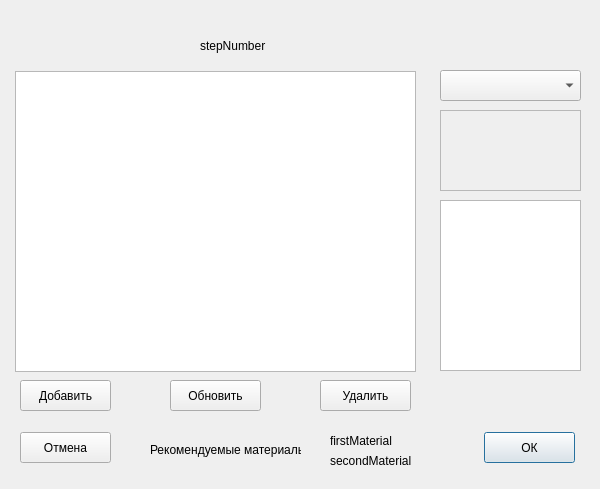
<?xml version="1.0" encoding="UTF-8"?>
<ui version="4.0">
 <class>Dialog</class>
 <widget class="QDialog" name="Dialog">
  <property name="geometry">
   <rect>
    <x>0</x>
    <y>0</y>
    <width>600</width>
    <height>489</height>
   </rect>
  </property>
  <property name="windowTitle">
   <string>Выбор материала</string>
  </property>
  <property name="sizeGripEnabled">
   <bool>false</bool>
  </property>
  <widget class="QLabel" name="label">
   <property name="geometry">
    <rect>
     <x>200</x>
     <y>20</y>
     <width>171</width>
     <height>51</height>
    </rect>
   </property>
   <property name="text">
    <string>stepNumber</string>
   </property>
   <property name="wordWrap">
    <bool>true</bool>
   </property>
  </widget>
  <widget class="QComboBox" name="comboBox">
   <property name="geometry">
    <rect>
     <x>440</x>
     <y>70</y>
     <width>141</width>
     <height>31</height>
    </rect>
   </property>
  </widget>
  <widget class="QTextEdit" name="textEdit">
   <property name="geometry">
    <rect>
     <x>440</x>
     <y>200</y>
     <width>141</width>
     <height>171</height>
    </rect>
   </property>
  </widget>
  <widget class="QLabel" name="label_2">
   <property name="geometry">
    <rect>
     <x>150</x>
     <y>440</y>
     <width>151</width>
     <height>20</height>
    </rect>
   </property>
   <property name="text">
    <string>Рекомендуемые материалы:</string>
   </property>
  </widget>
  <widget class="QLabel" name="label_3">
   <property name="geometry">
    <rect>
     <x>330</x>
     <y>430</y>
     <width>121</width>
     <height>21</height>
    </rect>
   </property>
   <property name="text">
    <string>firstMaterial</string>
   </property>
  </widget>
  <widget class="QPushButton" name="pushButton">
   <property name="geometry">
    <rect>
     <x>484</x>
     <y>432</y>
     <width>91</width>
     <height>31</height>
    </rect>
   </property>
   <property name="text">
    <string>ОК</string>
   </property>
  </widget>
  <widget class="QPushButton" name="pushButton_2">
   <property name="geometry">
    <rect>
     <x>20</x>
     <y>432</y>
     <width>91</width>
     <height>31</height>
    </rect>
   </property>
   <property name="text">
    <string>Отмена</string>
   </property>
  </widget>
  <widget class="QPushButton" name="pushButton_3">
   <property name="geometry">
    <rect>
     <x>20</x>
     <y>380</y>
     <width>91</width>
     <height>31</height>
    </rect>
   </property>
   <property name="text">
    <string>Добавить</string>
   </property>
  </widget>
  <widget class="QPushButton" name="pushButton_4">
   <property name="geometry">
    <rect>
     <x>320</x>
     <y>380</y>
     <width>91</width>
     <height>31</height>
    </rect>
   </property>
   <property name="text">
    <string>Удалить</string>
   </property>
  </widget>
  <widget class="QTableView" name="tableView">
   <property name="geometry">
    <rect>
     <x>15</x>
     <y>71</y>
     <width>401</width>
     <height>301</height>
    </rect>
   </property>
  </widget>
  <widget class="QLabel" name="label_4">
   <property name="geometry">
    <rect>
     <x>330</x>
     <y>450</y>
     <width>121</width>
     <height>21</height>
    </rect>
   </property>
   <property name="text">
    <string>secondMaterial</string>
   </property>
  </widget>
  <widget class="QPushButton" name="pushButton_5">
   <property name="geometry">
    <rect>
     <x>170</x>
     <y>380</y>
     <width>91</width>
     <height>31</height>
    </rect>
   </property>
   <property name="text">
    <string>Обновить</string>
   </property>
  </widget>
  <widget class="QLabel" name="MaterialPhoto">
   <property name="geometry">
    <rect>
     <x>440</x>
     <y>110</y>
     <width>141</width>
     <height>81</height>
    </rect>
   </property>
   <property name="frameShape">
    <enum>QFrame::StyledPanel</enum>
   </property>
   <property name="text">
    <string/>
   </property>
   <property name="scaledContents">
    <bool>true</bool>
   </property>
  </widget>
 </widget>
 <resources/>
 <connections/>
</ui>
